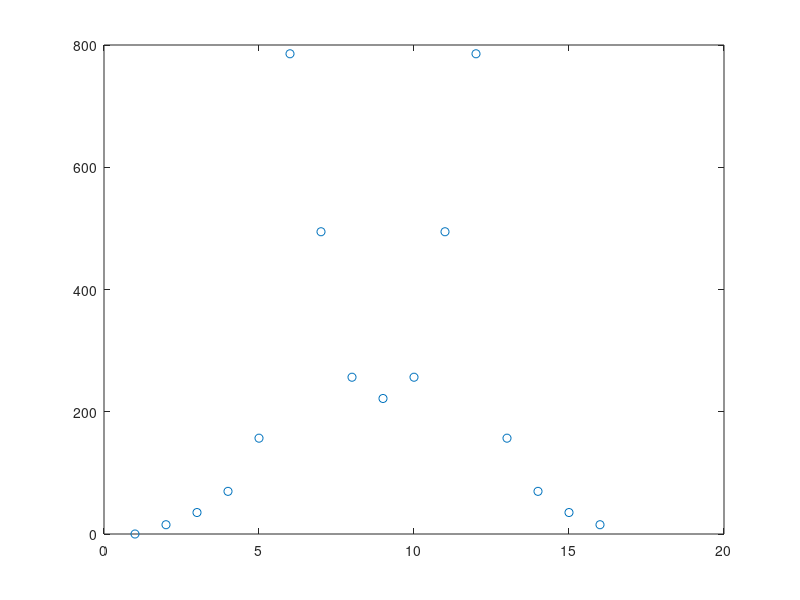

Recreate this plot in MATLAB.

N = 16
m = 0:N-1;
w = exp(-2*pi*j*m /N);

t = linspace(0,5,16);

f = 2;
y = 128*(sin(2*pi*f.*t));

y_fft = fft(y);
% plot(t,y,'o:')
plot(abs(y_fft),'o')

w_r = real(w)
w_c = imag(w)

%%
